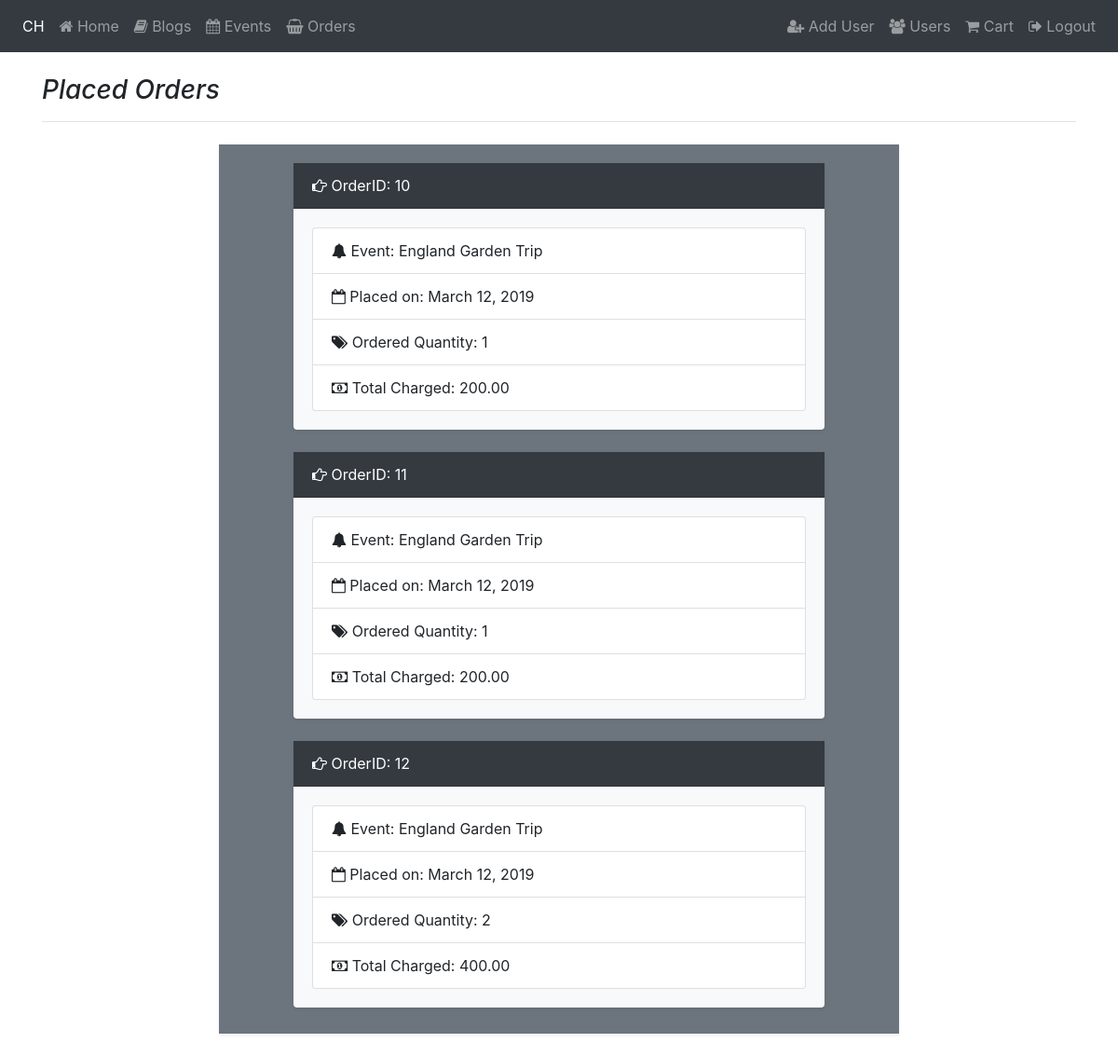
/checkout/order/ (signed in), run on the app's committed database.
### checkout/models.py (models this page shows, shortened)
class OrderItem(models.Model):
    order = models.ForeignKey(Order, null=False)
    event = models.ForeignKey(Event, null=False)
    quantity = models.IntegerField(blank=False)
    total_item_price = models.DecimalField(max_digits=6, decimal_places=2)

class Order(models.Model):
    user = models.ForeignKey(User, on_delete=models.CASCADE, related_name="order_user")
    full_name = models.CharField(max_length=50, blank=False)
    address1 = models.CharField(max_length=40, blank=False)
    address2 = models.CharField(max_length=40, blank=True)
    postcode = models.CharField(max_length=20, blank=True)
    town_or_city = models.CharField(max_length=40, blank=False)
    state_or_province = models.CharField(max_length=50, blank=True)
    country = models.CharField(max_length=40, blank=False)
    phone_number = models.CharField(max_length=20, blank=False)
    email_address = models.EmailField(max_length=40, blank=False, default='')
    date = models.DateField()

### events/models.py (models this page shows, shortened)
class Event(models.Model):
    author = models.ForeignKey(User, on_delete=models.CASCADE, related_name="event_author")
    title = models.CharField(max_length=200)
    details = models.TextField()
    location = models.CharField(max_length=200)
    views = models.IntegerField(default=0)
    price = models.DecimalField(max_digits=6, decimal_places=2)
    event_image = models.ImageField(upload_to="images", null=True, blank=True)
    scheduled_date_start = models.DateTimeField(blank=True, null=True)
    scheduled_date_end = models.DateTimeField(blank=True, null=True)
    published_date = models.DateTimeField(auto_now_add=True)

### checkout/views.py (the view)
def orderhistory(request):
    if request.user.is_authenticated:
        Userid = User.objects.get(pk=request.user.id)
        Orders = OrderItem.objects.all()
        count = 0
        for Order in Orders:
            if Order.order.user == Userid:
                count += 1
        return render(request, "orderhistory.html", {'Orders': Orders, "count": count })
    else:
        return redirect(reverse('index'))

### cart/contexts.py (called while the page is built)
def cart_contents(request):
    cart = request.session.get('cart', {})
    cart_items = []
    total = 0
    product_count = 0
    for id, quantity in cart.items():
        event = get_object_or_404(Event, pk=id)
        total += quantity * event.price
        product_count += quantity
        cart_items.append({'id':id, 'quantity': quantity, 'event': event})
    return { 'cart_items': cart_items, 'total': total,
        'product_count': product_count }

### checkout/templates/orderhistory.html (shortened to what this page needs)
{% extends "base.html" %}
{% load bootstrap_tags %}
{% block content %}
<div class="container">
    <h3 class="pb-3 mb-4 font-italic border-bottom">
        Placed Orders
    </h3>
    <div class="row justify-content-center">
        <div class="col-md-8">
            <div class="card no-flex flex-md-row mb-4 shadow-sm h-md-250 bg-light">
                <div class="card-body bg-secondary flex-column less-padding-bottom">
                    {% if count > 0 %}
                    {% for OrderItem in Orders %}
                        {% if OrderItem.order.user == user %}
                        <div class="row justify-content-center">
                            <div class="col-sm-10 mx-auto">
                                <div class="card no-flex flex-md-row mb-4 shadow-sm h-md-250 bg-light">
                                    <div class="card-header custom-border font-white bg-dark">
                                        <i class="fa fa-hand-o-right"></i> OrderID: {{OrderItem.order.id}}
                                    </div>
                                    <div class="card-body d-flex flex-column">
                                        <ul class="list-group">
                                            <li class="list-group-item"><i class="fa fa-bell" aria-hidden="true"></i> Event: {{OrderItem.event.title|truncatechars:20}}</li>
                                            <li class="list-group-item"><i class="fa fa-calendar-o" aria-hidden="true"></i> Placed on: {{OrderItem.order.date}} </li>
                                            <li class="list-group-item"><i class="fa fa-tags" aria-hidden="true"></i> Ordered Quantity: {{OrderItem.quantity}}</li>
                                            <li class="list-group-item"><i class="fa fa-money" aria-hidden="true"></i> Total Charged: {{OrderItem.total_item_price}}</li>
                                        </ul>
                                    </div>
                                </div>
                            </div>
                        </div>
                        {% endif %}
                    {% endfor %}
                    {% endif %}
                </div>
            </div>
        </div>
    </div>
</div>
{% endblock %}

### static/css/custom.css (style rules this page uses)
.less-padding-bottom { padding-bottom: 4px !important }
.font-white { color: white !important; }
.no-flex { display: block !important; border: 0px !important; }
.custom-border { border-radius: 0 !important; }
.card { max-width: 100%; }

### data on the page
OrderItem: order.id "10", event "England Garden Trip", order "March 12, 2019", quantity "1", total_item_price "200.00"
OrderItem: order.id "11", event "England Garden Trip", order "March 12, 2019", quantity "1", total_item_price "200.00"
OrderItem: order.id "12", event "England Garden Trip", order "March 12, 2019", quantity "2", total_item_price "400.00"
